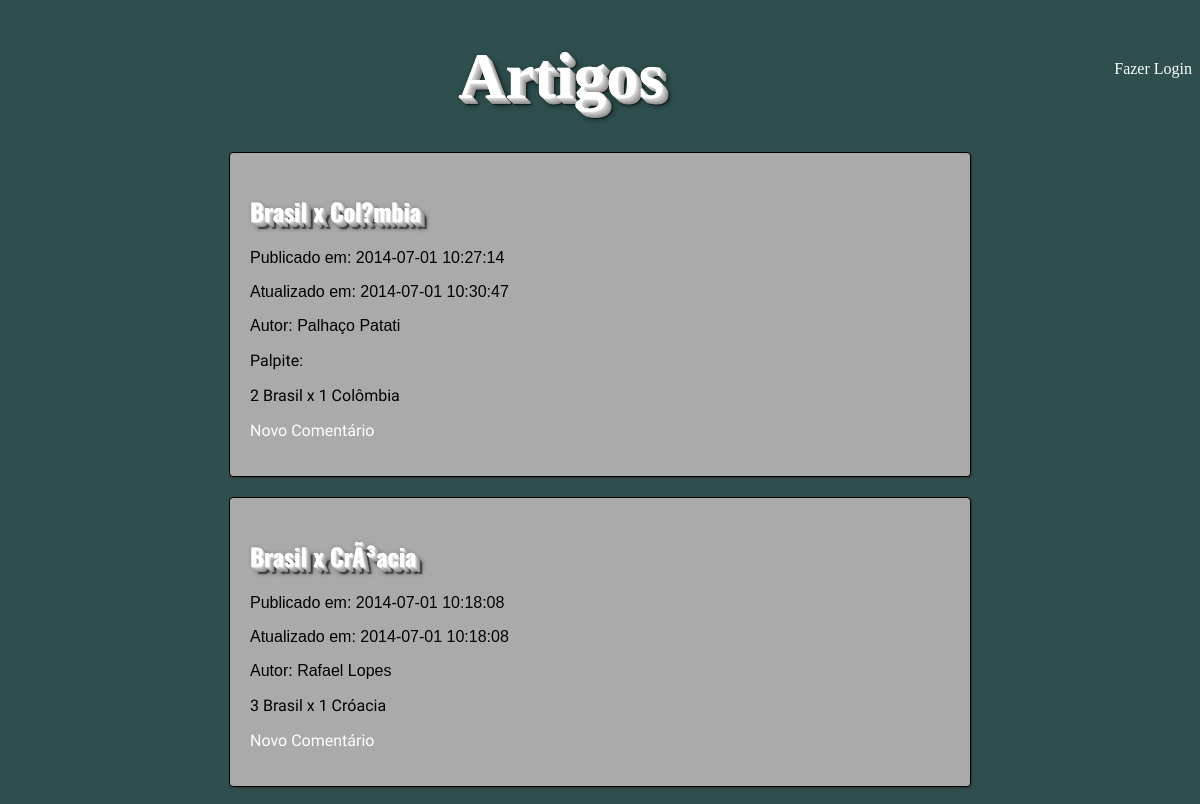
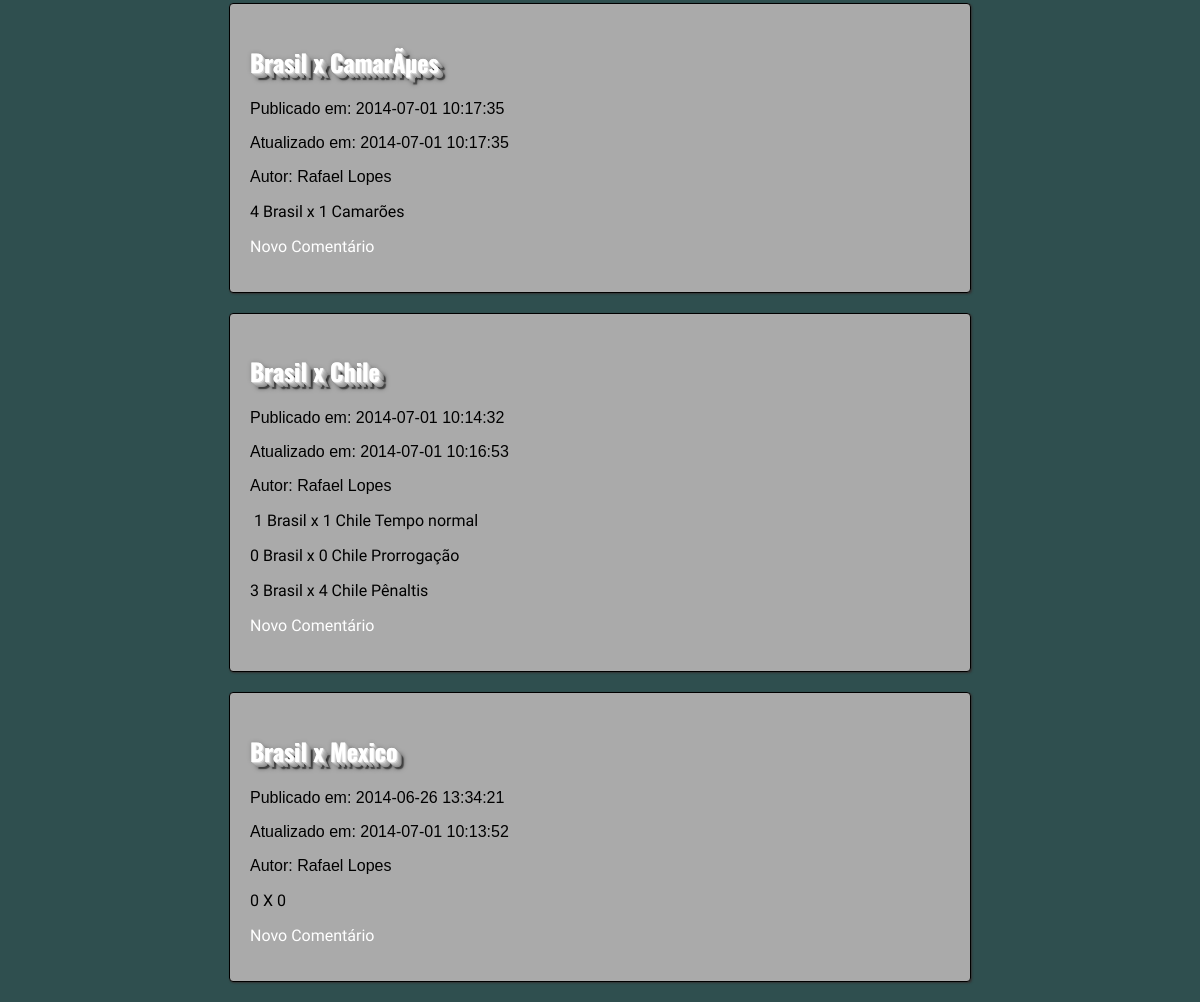
The page / on the database its author committed (2 pictures, top to bottom).
### tables this page shows
CREATE TABLE IF NOT EXISTS `tblartigos` (
  `idArtigos` int(11) NOT NULL AUTO_INCREMENT,
  `idUsers` int(11) NOT NULL,
  `assunto` varchar(40) NOT NULL,
  `artigo` text NOT NULL,
  `dtCriacao` datetime NOT NULL,
  `dtAtualiza` datetime NOT NULL,
  PRIMARY KEY (`idArtigos`),
  KEY `idUsers` (`idUsers`),
  KEY `idUsers_2` (`idUsers`),
  KEY `idUsers_3` (`idUsers`)
);

CREATE TABLE IF NOT EXISTS `tblusers` (
  `idUsers` int(11) NOT NULL AUTO_INCREMENT,
  `nome` varchar(45) NOT NULL,
  `login` varchar(16) NOT NULL,
  `email` varchar(45) NOT NULL,
  `senha` varchar(40) NOT NULL,
  `dtCriacao` datetime NOT NULL,
  `dtAtualiza` datetime NOT NULL,
  PRIMARY KEY (`idUsers`),
  UNIQUE KEY `login` (`login`,`email`)
);

### index.php (the view, shortened to what this page needs)
<?php
require_once 'conectaMySQL.php';
?>
<!DOCTYPE html>
<html>
    <head>
        <link href="css/estilo.css" type="text/css" rel="stylesheet" />
    </head>
    <body>
        <?php
        include 'topo.php';
        ?>
        <h1>Artigos</h1>
        <?php
        $query = "SELECT a . * , u.nome AS nome
                  FROM tblartigos a
                  INNER JOIN tblusers u
                  USING ( idusers )
                  ORDER BY a.dtCriacao DESC";
        $result = mysqli_query($link, $query);
        while ($linha = mysqli_fetch_assoc($result)) {
            echo "<article id='art$linha[idArtigos]'>\n";
            echo "\t<header>\n";
            echo "\t\t<h2>" . utf8_encode($linha['assunto']) . "</h2>\n";
            echo "\t\t<p>Publicado em: $linha[dtCriacao]</p>\n";
            echo "\t\t\t\t<p>Atualizado em: $linha[dtAtualiza]</p>\n";
            echo "\t\t<p>Autor: " . utf8_encode($linha['nome']) . "</p>\n";
            echo "\t</header>\n";
            echo "\t<p>" . utf8_encode($linha['artigo']) . "</p>\n";
            echo "\t<p><a href='novocomentario.php?idArtigos=$linha[idArtigos]'>Novo Comentário</a></p>\n";
            echo "</article>\n\n";
        }
        ?>
    </body>
</html>

### css/estilo.css (style rules this page uses)
body { background-color: darkslategrey; }
h1 { text-align: center; font-family: Garamond, serif; line-height: 1em; color: #ffffff; font-weight:bold; font-size: 65px; text-shadow:0px 0px 0 rgb(231,231,231), 1px 1px 0 rgb(216,216,216), 2px 2px 0 rgb(202,202,202), 3px 3px 0 rgb(187,187,187), 4px 4px 0 rgb(173,173,173), 5px 5px 0 rgb(158,158,158), 6px 6px 0 rgb(144,144,144), 7px 7px 6px rgba(0,0,0,0.6), 7px 7px 1px rgba(0,0,0,0.5), 0px 0px 6px rgba(0,0,0,.2); }
header h2, article section h2 { font-family: Oswald; color: #ffffff; text-shadow:0px 0px 0 rgb(231,231,231), 1px 1px 0 rgb(216,216,216), 1px 1px 0 rgb(202,202,202), 2px 2px 0 rgb(187,187,187), 3px 3px 0 rgb(173,173,173), 4px 4px 0 rgb(158,158,158), 5px 5px 0 rgb(144,144,144), 6px 6px 5px rgba(0,0,0,0.6), 7px 7px 1px rgba(0,0,0,0.5), 0px 0px 5px rgba(0,0,0,.2); }
article p { font-family: "Bad Script"; }
article header p { font-family: arial; }
article { padding: 20px; background-color: #aaa; width: 700px; height: auto; margin: 0 auto; border-radius:4px; box-shadow: 1px 1px 2px #333333; border:1px solid #000000; margin-bottom: 20px; }
p a { color: white; text-decoration: none; }

### rows shown on the page
tblartigos: assunto "Brasil x Col?mbia", dtCriacao "2014-07-01 10:27:14", dtAtualiza "2014-07-01 10:30:47", idUsers.nome "Palhaço Patati", artigo "Palpite: 2 Brasil x 1 Colômbia"
tblartigos: assunto "Brasil x CrÃ³acia", dtCriacao "2014-07-01 10:18:08", dtAtualiza "2014-07-01 10:18:08", idUsers.nome "Rafael Lopes", artigo "3 Brasil x 1 Cróacia"
tblartigos: assunto "Brasil x CamarÃµes", dtCriacao "2014-07-01 10:17:35", dtAtualiza "2014-07-01 10:17:35", idUsers.nome "Rafael Lopes", artigo "4 Brasil x 1 Camarões"
tblartigos: assunto "Brasil x Chile", dtCriacao "2014-07-01 10:14:32", dtAtualiza "2014-07-01 10:16:53", idUsers.nome "Rafael Lopes", artigo "1 Brasil x 1 Chile Tempo normal 0 Brasil x 0 Chile Prorrogação 3 Brasil x 4 Chile Pênaltis"
tblartigos: assunto "Brasil x Mexico", dtCriacao "2014-06-26 13:34:21", dtAtualiza "2014-07-01 10:13:52", idUsers.nome "Rafael Lopes", artigo "0 X 0"
